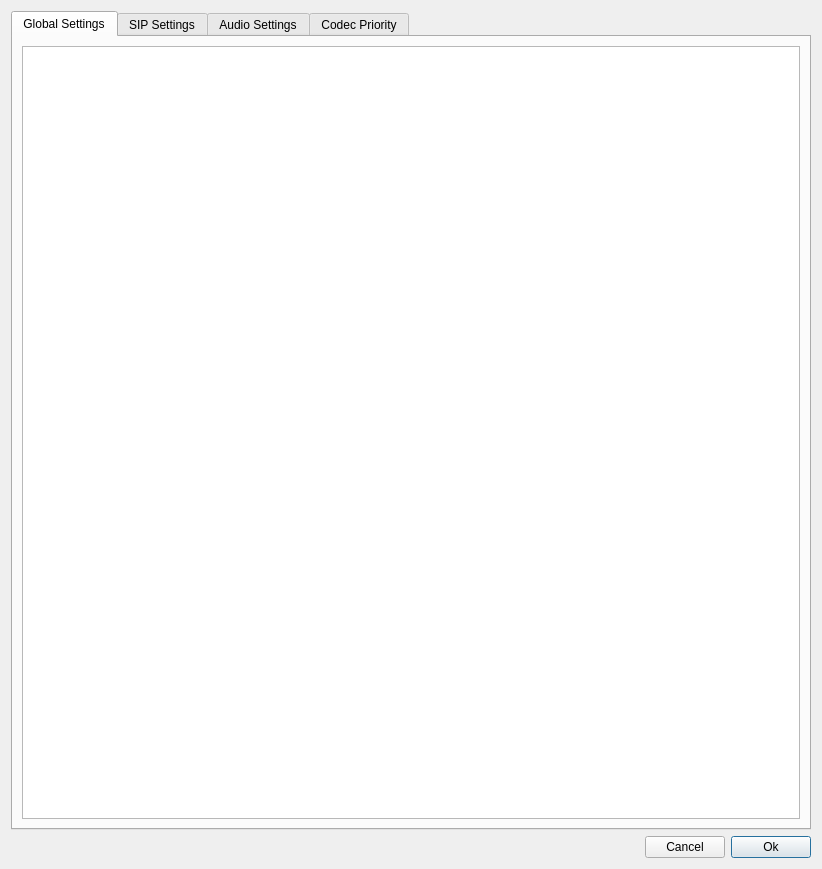
<?xml version="1.0" encoding="UTF-8"?>
<ui version="4.0">
 <class>GeneralSettings</class>
 <widget class="QDialog" name="GeneralSettings">
  <property name="geometry">
   <rect>
    <x>0</x>
    <y>0</y>
    <width>822</width>
    <height>869</height>
   </rect>
  </property>
  <property name="sizePolicy">
   <sizepolicy hsizetype="Expanding" vsizetype="Expanding">
    <horstretch>0</horstretch>
    <verstretch>0</verstretch>
   </sizepolicy>
  </property>
  <property name="minimumSize">
   <size>
    <width>562</width>
    <height>762</height>
   </size>
  </property>
  <property name="focusPolicy">
   <enum>Qt::NoFocus</enum>
  </property>
  <property name="windowTitle">
   <string>Settings</string>
  </property>
  <property name="autoFillBackground">
   <bool>false</bool>
  </property>
  <property name="sizeGripEnabled">
   <bool>false</bool>
  </property>
  <layout class="QGridLayout" name="gridLayout">
   <item row="2" column="3">
    <widget class="QPushButton" name="pushButton_ok">
     <property name="text">
      <string>Ok</string>
     </property>
     <property name="default">
      <bool>true</bool>
     </property>
    </widget>
   </item>
   <item row="0" column="0" colspan="4">
    <widget class="QTabWidget" name="tabWidget">
     <property name="currentIndex">
      <number>0</number>
     </property>
     <widget class="QWidget" name="General">
      <attribute name="title">
       <string>Global Settings</string>
      </attribute>
      <layout class="QGridLayout" name="gridLayout_2">
       <item row="0" column="0">
        <widget class="QTableView" name="tableView"/>
       </item>
      </layout>
     </widget>
     <widget class="QWidget" name="sipsettings">
      <attribute name="title">
       <string>SIP Settings</string>
      </attribute>
      <layout class="QGridLayout" name="gridLayout_4">
       <item row="0" column="0">
        <widget class="QTableView" name="tableView_sip"/>
       </item>
      </layout>
     </widget>
     <widget class="QWidget" name="audiosettings">
      <attribute name="title">
       <string>Audio Settings</string>
      </attribute>
      <layout class="QGridLayout" name="gridLayout_5">
       <item row="0" column="0">
        <widget class="QTableView" name="tableView_audio"/>
       </item>
      </layout>
     </widget>
     <widget class="QWidget" name="Codecprio">
      <attribute name="title">
       <string>Codec Priority</string>
      </attribute>
      <layout class="QGridLayout" name="gridLayout_3">
       <item row="0" column="0">
        <widget class="QTableView" name="tableView_codecprio"/>
       </item>
      </layout>
     </widget>
    </widget>
   </item>
   <item row="2" column="1">
    <spacer name="horizontalSpacer">
     <property name="orientation">
      <enum>Qt::Horizontal</enum>
     </property>
     <property name="sizeHint" stdset="0">
      <size>
       <width>40</width>
       <height>20</height>
      </size>
     </property>
    </spacer>
   </item>
   <item row="2" column="2">
    <widget class="QPushButton" name="pushButton_cancel">
     <property name="text">
      <string>Cancel</string>
     </property>
    </widget>
   </item>
  </layout>
 </widget>
 <resources/>
 <connections/>
</ui>
